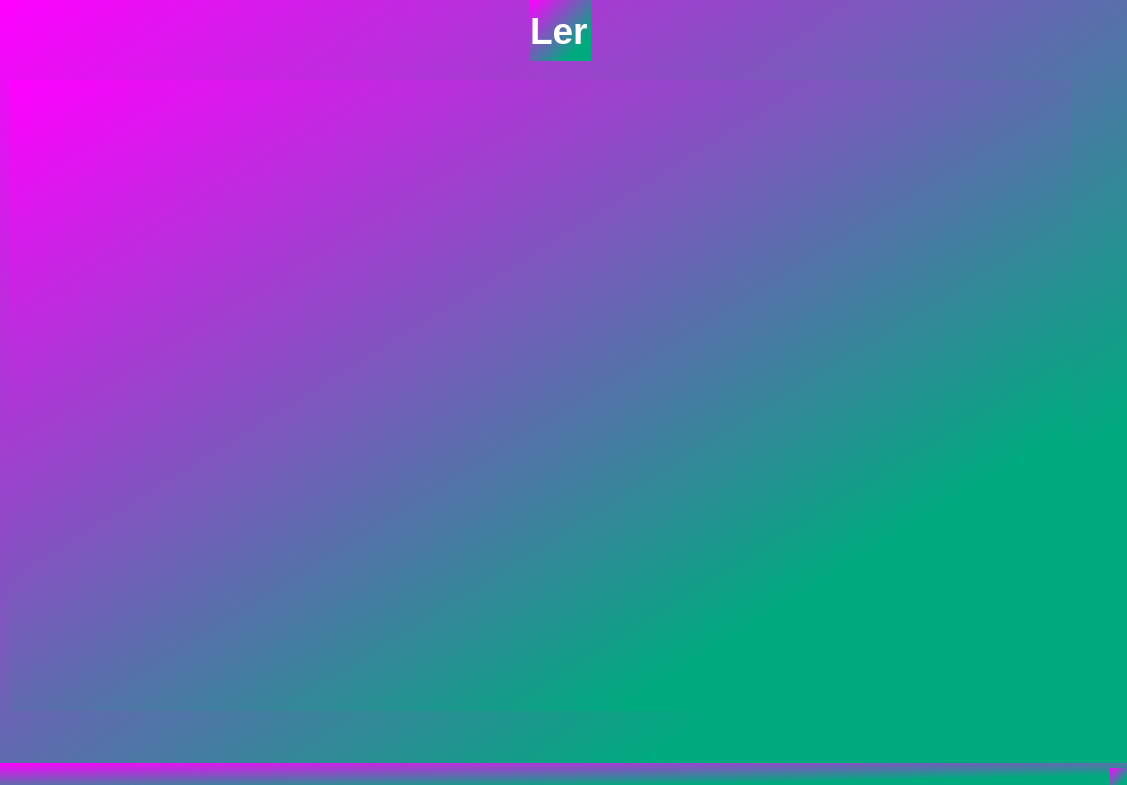
<?xml version="1.0" encoding="UTF-8"?>
<ui version="4.0">
 <class>MainWindow</class>
 <widget class="QMainWindow" name="MainWindow">
  <property name="geometry">
   <rect>
    <x>0</x>
    <y>0</y>
    <width>1127</width>
    <height>785</height>
   </rect>
  </property>
  <property name="font">
   <font>
    <pointsize>10</pointsize>
   </font>
  </property>
  <property name="windowTitle">
   <string>MainWindow</string>
  </property>
  <property name="styleSheet">
   <string notr="true">background-color: qlineargradient(spread:pad, x1:0, y1:0, x2:0.926136, y2:0.881, stop:0 rgba(255, 0, 255, 255), stop:0.863636 rgba(0, 170, 127, 255));</string>
  </property>
  <widget class="QWidget" name="centralwidget">
   <widget class="QLabel" name="label">
    <property name="geometry">
     <rect>
      <x>530</x>
      <y>0</y>
      <width>61</width>
      <height>61</height>
     </rect>
    </property>
    <property name="font">
     <font>
      <pointsize>28</pointsize>
      <weight>75</weight>
      <bold>true</bold>
     </font>
    </property>
    <property name="styleSheet">
     <string notr="true">color: rgb(255, 255, 255);</string>
    </property>
    <property name="text">
     <string>Ler</string>
    </property>
   </widget>
   <widget class="QLabel" name="lblExibirConteudo">
    <property name="geometry">
     <rect>
      <x>10</x>
      <y>80</y>
      <width>1061</width>
      <height>631</height>
     </rect>
    </property>
    <property name="sizePolicy">
     <sizepolicy hsizetype="Ignored" vsizetype="Expanding">
      <horstretch>0</horstretch>
      <verstretch>0</verstretch>
     </sizepolicy>
    </property>
    <property name="font">
     <font>
      <pointsize>10</pointsize>
     </font>
    </property>
    <property name="layoutDirection">
     <enum>Qt::LeftToRight</enum>
    </property>
    <property name="styleSheet">
     <string notr="true">color: rgb(255, 255, 255);</string>
    </property>
    <property name="frameShape">
     <enum>QFrame::NoFrame</enum>
    </property>
    <property name="text">
     <string notr="true"/>
    </property>
    <property name="textFormat">
     <enum>Qt::AutoText</enum>
    </property>
    <property name="scaledContents">
     <bool>true</bool>
    </property>
    <property name="alignment">
     <set>Qt::AlignJustify|Qt::AlignVCenter</set>
    </property>
    <property name="wordWrap">
     <bool>true</bool>
    </property>
    <property name="margin">
     <number>1</number>
    </property>
    <property name="indent">
     <number>-5</number>
    </property>
   </widget>
  </widget>
  <widget class="QMenuBar" name="menubar">
   <property name="geometry">
    <rect>
     <x>0</x>
     <y>0</y>
     <width>1127</width>
     <height>21</height>
    </rect>
   </property>
  </widget>
  <widget class="QStatusBar" name="statusbar"/>
 </widget>
 <resources/>
 <connections/>
</ui>
